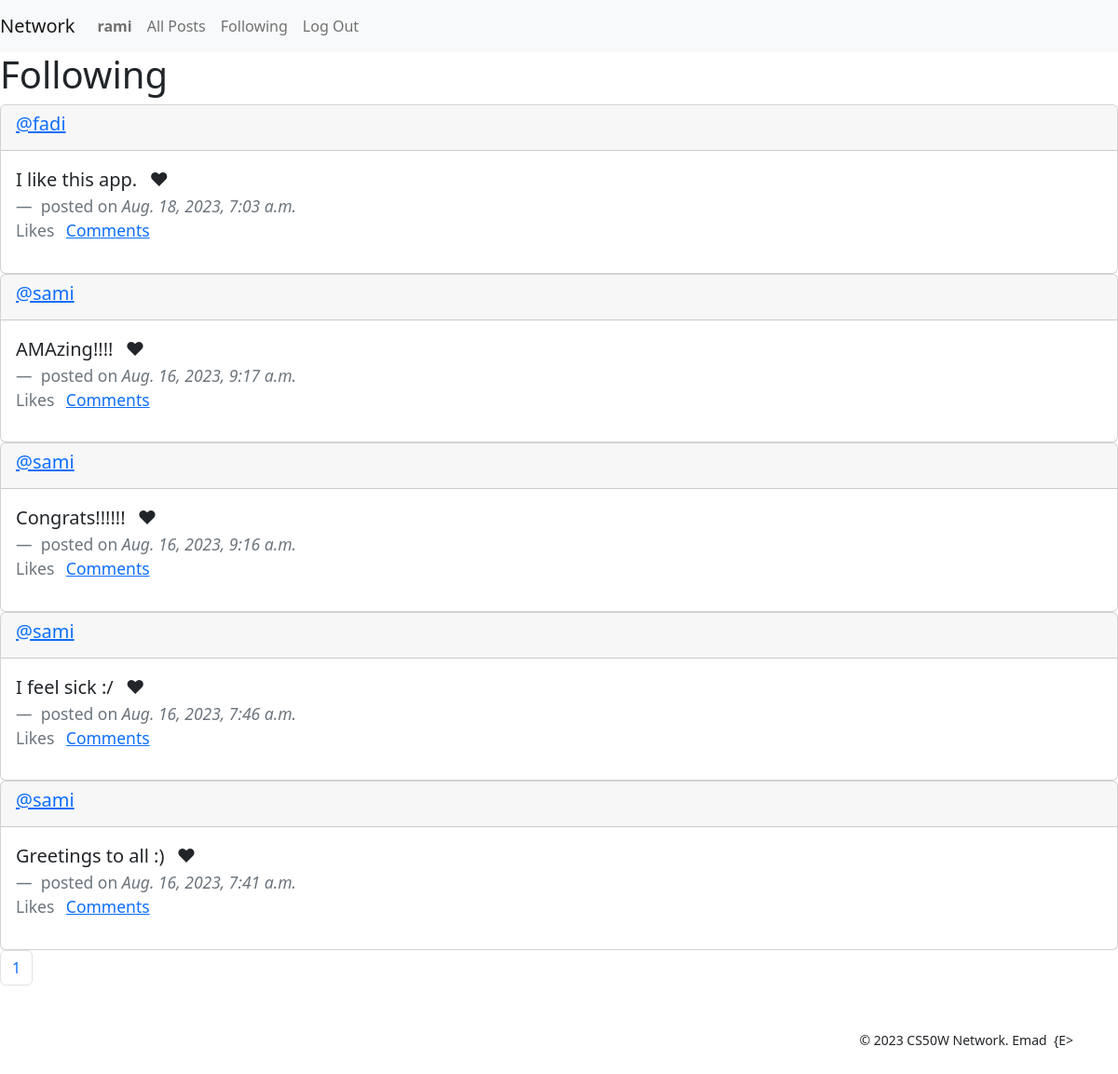
Before: /following (signed in) with the older database file.
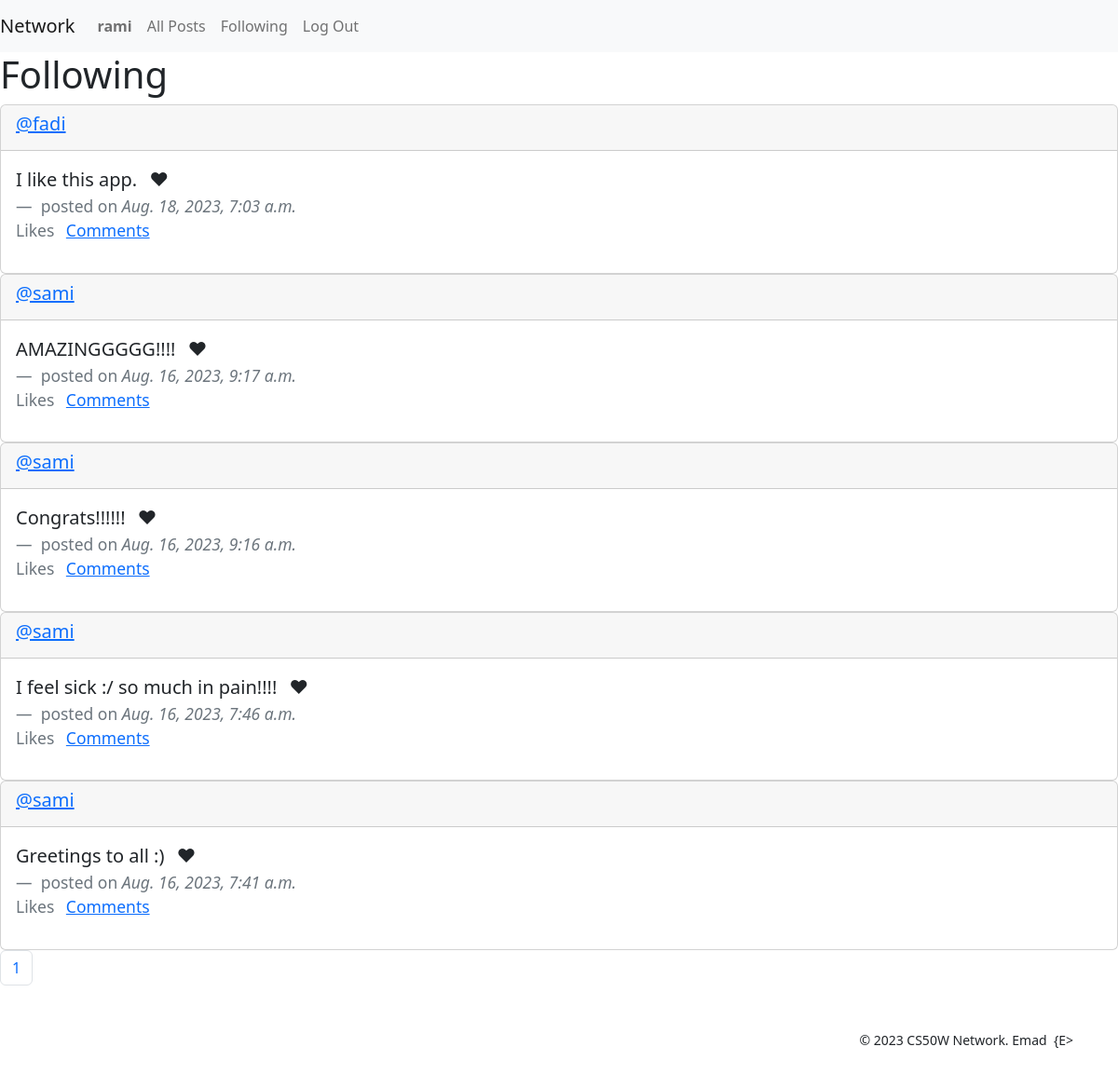
After: the same page with the newer database file.
### network/models.py (models this page shows, shortened)
class User(AbstractUser):
    followers = models.ManyToManyField('self', symmetrical=False, blank=True, null=True, related_name='following')

class Post(models.Model):
    content = models.TextField(blank=True)
    date_posted = models.DateTimeField(auto_now_add=True)    # automatically populated with current date
    edited = models.BooleanField(default=False)
    edited_on = models.DateTimeField(auto_now=True)    # automatically populated with current date on every update of instance
    author = models.ForeignKey(User, on_delete=models.CASCADE, blank=True, null=True, related_name="user_posts")
    likers = models.ManyToManyField(User, blank=True, null=True, related_name="liked_posts")

### network/views.py (the view)
# urls.py: path("following", views.following, name="following"),
@login_required
def following(request):
    current_user = request.user
    followed_users = current_user.following.all()
    followed_users_posts = Post.objects.filter(author__in=followed_users).order_by("-date_posted").all()
    return render(request, "network/following.html", context={
        'page': pagination(request, followed_users_posts),
    })

### network/views.py (called while the page is built)
def pagination(request, objects_list):
    paginator = Paginator(objects_list, 10)
    page_number = request.GET.get('page')
    page = paginator.get_page(page_number)
    return page

### network/templates/network/following.html (shortened to what this page needs)
{% extends "network/layout.html" %}
{% block body %}
    <h1>Following</h1>
    <div>
        {% for post in page %}
            <div class="card">
                <div class="card-header">
                    <h5><a href="{% url 'profile' post.author.id %}">@{{post.author}}</a></h5>
                </div>
                <div class="card-body">
                  <blockquote class="blockquote mb-0">
                    <p class="list-inline-item">
                        {{post.content}}
                    </p>
                    <span class="list-inline-item">❤</span>
                    <footer class="blockquote-footer">
                        <span>
                            {% if edited %}
                                edited on
                            {% else %}
                                posted on
                            {% endif %}
                        </span>
                        <cite title="Source Title">{{post.date_posted}}</cite> <br>
                        <p class="list-inline-item">Likes {{post.likes}}</p>
                        <a href="#" class="list-inline-item">Comments</a>
                    </footer>
                  </blockquote>
                </div>
            </div>
        {% endfor %}
    </div>
{% endblock %}

### network/templates/network/layout.html (shortened to what this page needs)
{% load static %}
<!DOCTYPE html>
<html lang="en">
    <head>
        <link href="https://cdn.jsdelivr.net/npm/bootstrap@5.2.3/dist/css/bootstrap.min.css" rel="stylesheet">
        <link href="{% static 'network/styles.css' %}" rel="stylesheet">
    </head>
    <body>
        <nav class="navbar navbar-expand-lg navbar-light bg-light">
            <a class="navbar-brand" href="{% url 'index' %}">Network</a>
            <div>
              <ul class="navbar-nav mr-auto">
                {% if user.is_authenticated %}
                    <li class="nav-item">
                        <a class="nav-link" href="{% url 'profile' user.id %}"><strong>{{ user.username }}</strong></a>
                    </li>
                {% endif %}
                <li class="nav-item">
                  <a class="nav-link" href="{% url 'index' %}?all=True">All Posts</a>
                </li>
                {% if user.is_authenticated %}
                    <li class="nav-item">
                        <a class="nav-link" href="{% url 'following' %}">Following</a>
                    </li>
                    <li class="nav-item">
                        <a class="nav-link" href="{% url 'logout' %}">Log Out</a>
                    </li>
                {% endif %}
              </ul>
            </div>
          </nav>
        <div class="body">
            {% block body %}
            {% endblock %}
        </div>
        {% if page %}
            <nav aria-label="Page navigation example">
                <ul class="pagination">
                    <li class="page-item"><a class="page-link" href="?page={{ page.number }}">{{page.number}}</a></li>
                </ul>
            </nav>
        {% endif %}
        <footer>
            <small class="d-flex justify-content-end mx-5 mt-5 mb-2">
                &copy;&nbsp;2023&nbsp;CS50W&nbsp;Network.&nbsp;Emad&nbsp;&nbsp;{E>
            </small>
            <br>
        </footer>
    </body>
</html>

Changed rows visible on the page:
changed Post: content "AMAzing!!!!" → "AMAZINGGGGG!!!!"
changed Post: content "I feel sick :/" → "I feel sick :/ so much in pain!!!!"
